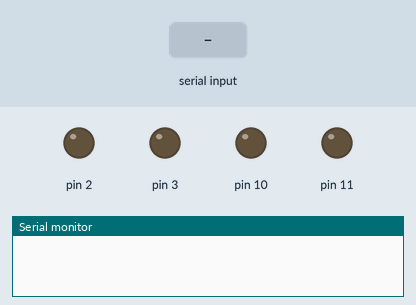
Bench run of a sketch on a simulated Arduino Uno, built with avr-gcc and run on an emulated ATmega328P. Shown: output pins drawn as LEDs (lit = HIGH), the last lines printed to the serial monitor. The test bench sets the inputs (shaded band).

Above: at 1.2 s.
1.3 s: ";\n" received over the second serial link
2.8 s: "$\n" received over the second serial link
4.3 s: "90 45\n" received over the second serial link
5.8 s: ";\n" received over the second serial link
At 6.2 s:
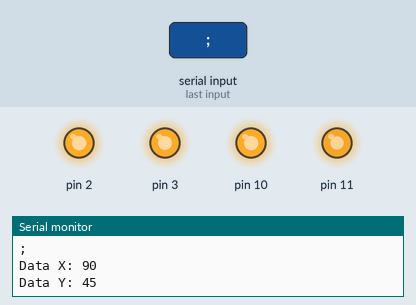
Timing chart, 0 to 8.3 s (numbered marks = the images above; inputs shaded):
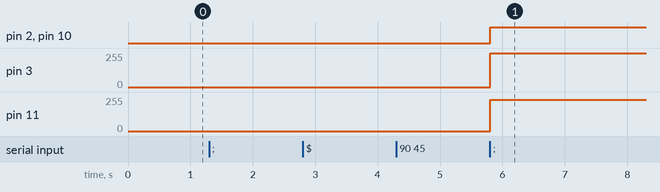

Measured:
- after the input at 5.8 s, pin 2, pin 10: LOW → HIGH at once; pin 3: 0/255 → 254/255 at once; pin 11: 0/255 → 235/255 at once

The sketch:

BluetoothCar.ino
```cpp
/*============= НАСТРОЙКИ =============*/
#define MOTOR_MAX 255                 // максимальный сигнал на мотор (max 255)
#define JOY_MAX 40                    // рабочий ход джойстика (из приложения)
#define minDuty 0                     // скорость, при которой мотор должен начинать крутится (обычно 25-50)
#define RIGHT_MOTOR_DIRECTION REVERSE  // напрваление правого мотора (NORMAL или REVERSE)
#define LEFT_MOTOR_DIRECTION REVERSE   // напрваление левого мотора (NORMAL или REVERSE)
#define RIGHT_MOTOR_MODE HIGH         // изменить HIGH на LOW если мотор включает тормоз
#define LEFT_MOTOR_MODE HIGH          // изменить HIGH на LOW если мотор включает тормоз

/*=============== ПИНЫ ===============*/
#define RIGHT_MOTOR_D 10
#define RIGHT_MOTOR_PWM 11            // Шим пин
#define LEFT_MOTOR_D 2
#define LEFT_MOTOR_PWM 3              // Шим пин
#define BT_TX 13
#define BT_RX 12


#include "Motor.h"
GMotor motorR(DRIVER2WIRE, RIGHT_MOTOR_D, RIGHT_MOTOR_PWM, RIGHT_MOTOR_MODE);
GMotor motorL(DRIVER2WIRE, LEFT_MOTOR_D, LEFT_MOTOR_PWM, LEFT_MOTOR_MODE);

#include <SoftwareSerial.h>
SoftwareSerial BTserial(BT_TX, BT_RX); // TX, RX

boolean doneParsing, startParsing;
int dataX, dataY;
String string_convert;

void setup() {
  #if (LEFT_MOTOR_PWM == 3 || LEFT_MOTOR_PWM == 11 || RIGHT_MOTOR_PWM == 3 || RIGHT_MOTOR_PWM == 11)
    //D3 и D11 62.5 kHz PWM
    TCCR2B = 0b00000001;
    TCCR2A = 0b00000011;
  #elif (LEFT_MOTOR_PWM == 9 || LEFT_MOTOR_PWM == 10 || RIGHT_MOTOR_PWM == 9 || RIGHT_MOTOR_PWM == 10)
    //D9 и D10 62.5 kHz PWM
    TCCR1A = 0b00000001;
    TCCR1B = 0b00001001;
  #endif

  BTserial.begin(9600);
  Serial.begin(9600);

  motorR.setMode(AUTO);
  motorL.setMode(AUTO);
  motorR.setMinDuty(minDuty);
  motorL.setMinDuty(minDuty);
  motorR.setDirection(RIGHT_MOTOR_DIRECTION);
  motorL.setDirection(LEFT_MOTOR_DIRECTION);
}

void loop() {
  parsing();         // функция парсинга

  if (doneParsing) { // если получены данные
    doneParsing = false;
    Serial.println("");
    Serial.print("Data X: ");
    Serial.println(dataX);
    Serial.print("Data Y: ");
    Serial.println(dataY);

    int joystickX = map((dataX), -JOY_MAX, JOY_MAX, -MOTOR_MAX / 2, MOTOR_MAX / 2); // сигнал по Х
    int joystickY = map((dataY), -JOY_MAX, JOY_MAX, -MOTOR_MAX, MOTOR_MAX);         // сигнал по Y

    int dutyR = joystickY + joystickX; // считаем сигнал для правого мотора
    int dutyL = joystickY - joystickX; // считаем сигнал для левого мотора

    dutyR = constrain(dutyR, -MOTOR_MAX, MOTOR_MAX); // ограничиваем значение для dutyR, на случай если dutyR > 255
    dutyL = constrain(dutyL, -MOTOR_MAX, MOTOR_MAX); // ограничиваем значение для dutyL, на случай если dutyL > 255

    motorR.smoothTick(dutyR); // плавно крутим правый мотор
    motorL.smoothTick(dutyL); // плавно крутим левый мотор
  }
}

void parsing() {
  if (BTserial.available() > 0) {       // если в буфере есть данные
    char incomingChar = BTserial.read();// читаем из буфера
    Serial.print(incomingChar);
    // Serial.println("");
    if (startParsing) {                 // начать принятие пакетов
      if (incomingChar == ' ') {        // принят пакет dataX
        dataX = string_convert.toInt(); // ковертируем принятый пакет в переменную
        // Serial.print("Data X: ");
        // Serial.println(dataX);
        string_convert = "";            // очищаем переменную пакета
      }
      else if (incomingChar == ';') {   // принят пакет dataY
        dataY = string_convert.toInt(); // ковертируем принятый пакет в переменную
        // Serial.print("Data Y: ");
        // Serial.println(dataY);
        string_convert = "";            // очищаем переменную пакета
        startParsing = false;           // закончить принятие пакетов
        doneParsing = true;             // парсинг окончен, можно переходить к движению
      } else {
        string_convert += incomingChar; // записываем  принятые данные в переменную
      }
    }
    if (incomingChar == '$') {          // начало парсинга
      startParsing = true;              // начать принятие пакетов
    }
  }
}
```

Motor.cpp
```cpp
#include "Motor.h"

GMotor::GMotor(GM_driverType type, int8_t param1, int8_t param2, int8_t param3, int8_t param4) {
    _type = type;
    switch (_type) {
    case DRIVER2WIRE_NO_INVERT:
    case DRIVER2WIRE:
        _digA = param1;
        _pwmC = param2;
        if (param3 != _GM_NC) _level = !param3;
        break;
    case DRIVER3WIRE:
        _digA = param1;
        _digB = param2;
        _pwmC = param3;
        if (param4 != _GM_NC) _level = !param4;
        break;
    case RELAY2WIRE:
        _digA = param1;
        _digB = param2;
        if (param3 != _GM_NC) _level = !param3;
        break;
    }

    if (_digA != _GM_NC) pinMode(_digA, OUTPUT);
    if (_digB != _GM_NC) pinMode(_digB, OUTPUT);
    if (_pwmC != _GM_NC) pinMode(_pwmC, OUTPUT);

    setMode(STOP);
}

void GMotor::setSpeed(int16_t duty) {
    if (_mode < 2) {
        _duty = constrain(duty, -_maxDuty, _maxDuty);

        // фикс стандартного analogWrite(пин, 255) для >8 бит
        if (_maxDuty > 255 && abs(_duty) == 255) _duty++;

        if (duty == 0) run(STOP, 0);
        else {
            if (duty > 0) {
                if (_minDuty != 0) _duty = _duty * _k + _minDuty;	// сжимаем диапазон
                run(_mode, _duty);
            } else {
                if (_minDuty != 0) _duty = _duty * _k - _minDuty;	// сжимаем диапазон
                run(BACKWARD, -_duty);
            }
        }
    }
}

void GMotor::run(GM_workMode mode, int16_t duty) {
    // дедтайм
    if (_deadtime > 0 && _lastMode != mode) {
        _lastMode = mode;
        setPins(_level, _level, 0);	// выключить всё
        delayMicroseconds(_deadtime);
    }

    // инверт (совместимость с есп)
    if (_direction) {
        if (mode == FORWARD) mode = BACKWARD;
        else if (mode == BACKWARD) mode = FORWARD;
    }

    switch (mode) {
    case FORWARD:	setPins(_level, !_level, duty); _state = 1; break;
    case BACKWARD:	setPins(!_level, _level, (_type == DRIVER2WIRE) ? (_maxDuty - duty) : (duty)); _state = -1; break;
    case BRAKE:		setPins(!_level, !_level, !_level * 255); _state = 0; break;	// при 0/255 analogWrite сделает 0/1
    case STOP:		setPins(_level, _level, _level * 255); _state = 0; break;
    }
}

void GMotor::setPins(bool a, bool b, int c) {
    if (_digA != _GM_NC) digitalWrite(_digA, a);
    if (_digB != _GM_NC) digitalWrite(_digB, b);
    if (_pwmC != _GM_NC) analogWrite(_pwmC, c);
}

void GMotor::smoothTick(int16_t duty) {
    if (millis() - _tmr >= _SMOOTH_PRD) {
        _tmr = millis();
        if (abs(_dutyS - duty) > _speed) _dutyS += (_dutyS < duty) ? _speed : -_speed;
        else _dutyS = duty;
        setSpeed(_dutyS);
    }
}

int GMotor::getState() {
    return _state;
}

void GMotor::setResolution(byte bit) {
    _maxDuty = (1 << bit) - 1;	// -1 для смещения
    setMinDuty(_minDuty);		// пересчитаем k
}

void GMotor::setMinDuty(int duty) {
    _minDuty = duty;
    _k = 1.0 - (float)_minDuty / _maxDuty;
}

void GMotor::setMode(GM_workMode mode) {
    _mode = mode;
    run(mode, _duty);
}

void GMotor::setSmoothSpeed(uint8_t speed) {
    _speed = speed;
}

void GMotor::setDirection(bool direction) {
    _direction = direction;
}

void GMotor::setDeadtime(uint16_t deadtime) {
    _deadtime = deadtime;
}

void GMotor::setLevel(int8_t level) {
    _level = !level;
}

// совместимость
void GMotor::set8bitMode() {
    setResolution(8);
}

void GMotor::set10bitMode() {
    setResolution(10);
}
```

Motor.h
```cpp
#include <Arduino.h>
#define _SMOOTH_PRD 50		// таймер smoothTick, мс

enum GM_driverType {
    DRIVER2WIRE_NO_INVERT,	// двухпроводной драйвер, в котором при смене направления не нужна инверсия ШИМ
    DRIVER2WIRE,			// двухпроводной драйвер (направление + ШИМ)
    DRIVER3WIRE,			// трёхпроводной драйвер (два пина направления + ШИМ)
    RELAY2WIRE,				// реле в качестве драйвера (два пина направления)
};

#define NORMAL 0
#define REVERSE 1

enum GM_workMode {
    FORWARD,
    BACKWARD,
    STOP,
    BRAKE,
    AUTO = 0,
};

static const int8_t _GM_NC = -1;	// not connected

class GMotor {
public:
    GMotor(GM_driverType type, int8_t param1 = _GM_NC, int8_t param2 = _GM_NC, int8_t param3 = _GM_NC, int8_t param4 = _GM_NC);
    // три варианта создания объекта в зависимости от драйвера:
    // GMotor motor(DRIVER2WIRE, dig_pin, PWM_pin, (LOW/HIGH) )
    // GMotor motor(DRIVER3WIRE, dig_pin_A, dig_pin_B, PWM_pin, (LOW/HIGH) )
    // GMotor motor(RELAY2WIRE, dig_pin_A, dig_pin_B, (LOW/HIGH) )

    // установка скорости 0-255 (8 бит) и 0-1023 (10 бит)
    void setSpeed(int16_t duty);

    // сменить режим работы мотора:
    // FORWARD - вперёд
    // BACKWARD - назад
    // STOP - остановить
    // BRAKE - активный тормоз
    // AUTO - подчиняется setSpeed (-255.. 255)
    void setMode(GM_workMode mode);

    // направление вращения
    // NORM - обычное
    // REVERSE - обратное
    void setDirection(bool direction);

    // установить минимальную скважность (при которой мотор начинает крутиться)
    void setMinDuty(int duty);

    // установить разрешение ШИМ в битах
    void setResolution(byte bit);

    // установить deadtime (в микросекундах). По умолч 0
    void setDeadtime(uint16_t deadtime);

    // установить уровень драйвера (по умолч. HIGH)
    void setLevel(int8_t level);

    // плавное изменение к указанной скорости (к значению ШИМ)
    void smoothTick(int16_t duty);

    // скорость изменения скорости
    void setSmoothSpeed(uint8_t speed);

    // возвращает -1 при вращении BACKWARD, 1 при FORWARD и 0 при остановке и торможении
    int getState();

    // внутренняя переменная скважности для отладки
    int16_t _duty = 0;

    // свовместимость со старыми версиями
    // установить выход в 8 бит
    void set8bitMode();

    // установить выход в 10 бит
    void set10bitMode();

protected:
    void setPins(bool a, bool b, int c);
    void run(GM_workMode mode, int16_t duty = 0);		// дать прямую команду мотору (без смены режима)
    int16_t _dutyS = 0;
    int _minDuty = 0, _state = 0;;
    int8_t _digA = _GM_NC, _digB = _GM_NC, _pwmC = _GM_NC;
    bool _direction = false;
    int8_t _level = LOW;	// логика инвертирована!
    int _maxDuty = 255;
    GM_workMode _mode = FORWARD, _lastMode = FORWARD;
    GM_driverType _type;
    uint16_t _deadtime = 0;
    uint8_t _speed = 20;
    uint32_t _tmr = 0;
    float _k;
};
```
